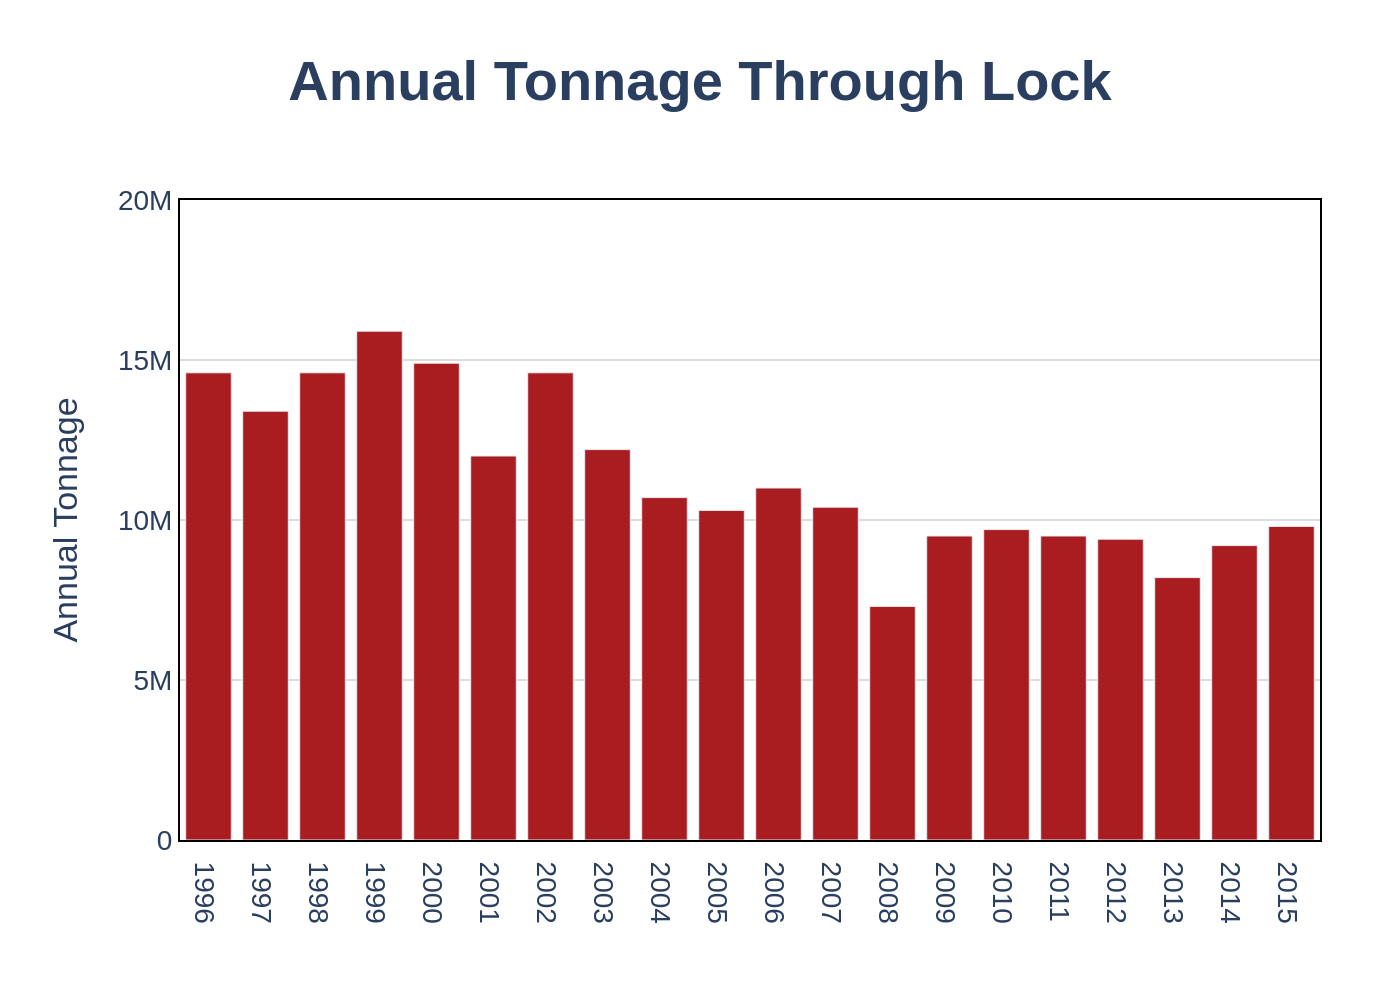

Source code (Python):
import sys
import json
import os
import plotly.graph_objects as go

if len(sys.argv) != 2:
    print("Usage: python script.py <path_to_json_file>")
    sys.exit(1)

json_path = sys.argv[1]

try:
    with open(json_path, 'r', encoding='utf-8') as f:
        chart_details = json.load(f)
except FileNotFoundError:
    print(f"Error: JSON file not found at {json_path}")
    sys.exit(1)
except json.JSONDecodeError:
    print(f"Error: Could not decode JSON from {json_path}")
    sys.exit(1)

chart_data = chart_details['chart_data']
texts = chart_details['texts']
colors = chart_details['colors']

fig = go.Figure()

fig.add_trace(go.Bar(
    x=[d['x'] for d in chart_data],
    y=[d['y'] for d in chart_data],
    marker_color=colors[0],
    name=''
))

fig.update_layout(
    title_text=f"<b>{texts['title']}</b>",
    title_x=0.5,
    title_font_size=28,
    yaxis_title_text=texts['y_axis_title'],
    font=dict(
        family="Arial",
        size=14
    ),
    showlegend=False,
    plot_bgcolor='white',
    xaxis=dict(
        showline=True,
        linewidth=1,
        linecolor='black',
        mirror=True,
        tickmode='array',
        tickvals=[d['x'] for d in chart_data],
        ticktext=[str(d['x']) for d in chart_data],
        title_text=texts['x_axis_title']
    ),
    yaxis=dict(
        showline=True,
        linewidth=1,
        linecolor='black',
        mirror=True,
        gridcolor='#dddddd',
        range=[0, 20000000],
        zeroline=False
    ),
    margin=dict(l=90, r=40, t=100, b=80)
)

base_filename = os.path.splitext(os.path.basename(json_path))[0]
output_image_path = f"{base_filename}.png"

fig.write_image(output_image_path, scale=2)

print(f"Chart saved to {output_image_path}")
